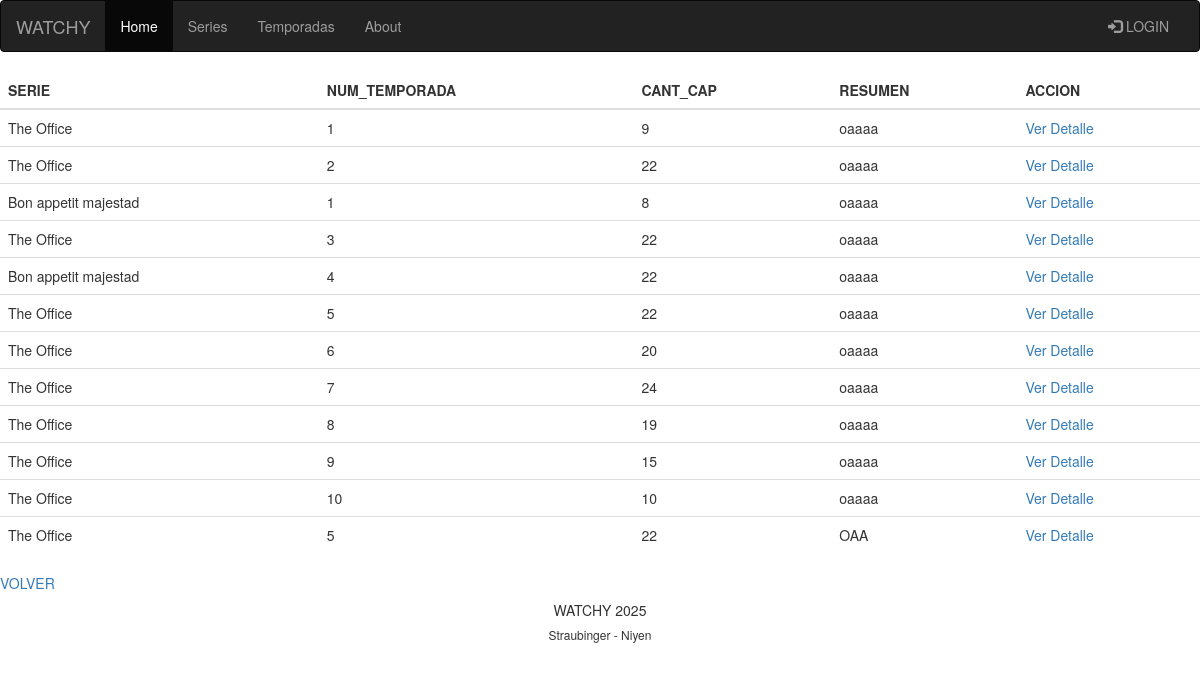
/temporadas, run on the app's committed database.
### tables this page shows
CREATE TABLE `series` (
  `id_serie` int(255) NOT NULL,
  `titulo` varchar(1000) NOT NULL,
  `genero` varchar(1000) NOT NULL,
  `cant_temporadas` int(255) NOT NULL,
  `sinopsis` text NOT NULL,
  `clasificación` int(99) NOT NULL,
  `img` varchar(500) NOT NULL
);

CREATE TABLE `temporadas` (
  `id_temporada` int(255) NOT NULL,
  `id_serie` int(255) NOT NULL,
  `num_temporada` int(255) NOT NULL,
  `cant_capitulos` int(255) NOT NULL,
  `resumen` text NOT NULL
);

### app/views/temporadas.view.phtml (called while the page is built, shortened)
<?php
    class TemporadasView {
        function showAllTemporadas($temporadas,$series, $error, $user){
            require_once '././templates/temporadas.phtml';
        }
    }
?>

### app/controllers/temporadas.controller.php (called while the page is built, shortened)
<?php
    require_once './app/models/temporadas.model.php';
    require_once './app/views/temporadas.view.phtml';
    require_once './app/models/series.model.php';
    class TemporadasController {
        public function __construct(){
            $this->Model = new ModelTemporadas();
            $this->View = new TemporadasView();
            $this->modelSerie = new SeriesModel();
        }
        public function showTemporadas($request){
            $temporadas = $this->Model->getAllTemporadas();
            $series = $this->modelSerie->getAllSeries();
            $this->View->showAllTemporadas($temporadas,$series,"", $request->user);
        }
    }
?>

### app/models/series.model.php (called while the page is built, shortened)
<?php
class SeriesModel{
    private $db;
    function __construct() {
        $this->db = new PDO('mysql:host=localhost;dbname=tpe_web2s;charset=utf8', 'root', '');
    }
    function getAllSeries (){
        $query = $this->db->prepare('SELECT * FROM series');
        $query->execute();
        $series = $query->fetchAll(PDO::FETCH_OBJ);
        return $series;
    }
}

### app/models/temporadas.model.php (called while the page is built, shortened)
<?php
    class ModelTemporadas {
        function __construct(){
            $this->db = new PDO('mysql:host=localhost;'.'dbname=tpe_web2s;charset=utf8', 'root', '');
        }
       function getAllTemporadas (){
        $query = $this->db->prepare('SELECT * FROM temporadas');
        $query->execute();
        $temporadas = $query->fetchAll(PDO::FETCH_OBJ);
        return $temporadas;
    }
    }
?>

### templates/temporadas.phtml (the view, shortened to what this page needs)
<?php require_once 'layout/header.phtml' ?>
<div>
    <table class="table">
        <thead class="thead-dark">
        <tr>
            <th scope="col">SERIE</th>
            <th scope="col">NUM_TEMPORADA</th>
            <th scope="col">CANT_CAP</th>
            <th scope="col">RESUMEN</th>
            <th scope="col">ACCION</th>
        </tr>
        </thead>
        <tbody>
        <?php foreach ($temporadas as $temporada):?>
        <tr>
            <?php foreach ($series as $serie): ?>
            <?php if ($serie->id_serie === $temporada->id_serie): ?>
            <td><?=$serie->titulo?></td>
            <?php endif;?>
            <?php endforeach;?>
            <td><?=$temporada->num_temporada?></td>
            <td><?=$temporada->cant_capitulos?></td>
            <td><?=$temporada->resumen?></td>
            <td><a href='temporadas/<?=$temporada->id_temporada?>'>Ver Detalle</a></td>
        </tr>
            <?php endforeach; ?>
            </tbody>
    </table>
    <a href="home">VOLVER</a>
</div>
<?php require_once 'layout/footer.phtml' ?>

### data on the page
temporadas: num_temporada "1", cant_capitulos "9", resumen "oaaaa"
series: titulo "The Office"
temporadas: num_temporada "2", cant_capitulos "22", resumen "oaaaa"
temporadas: num_temporada "1", cant_capitulos "8", resumen "oaaaa"
series: titulo "Bon appetit majestad"
temporadas: num_temporada "3", cant_capitulos "22", resumen "oaaaa"
temporadas: num_temporada "4", cant_capitulos "22", resumen "oaaaa"
temporadas: num_temporada "5", cant_capitulos "22", resumen "oaaaa"
temporadas: num_temporada "6", cant_capitulos "20", resumen "oaaaa"
temporadas: num_temporada "7", cant_capitulos "24", resumen "oaaaa"
temporadas: num_temporada "8", cant_capitulos "19", resumen "oaaaa"
temporadas: num_temporada "9", cant_capitulos "15", resumen "oaaaa"
temporadas: num_temporada "10", cant_capitulos "10", resumen "oaaaa"
temporadas: num_temporada "5", cant_capitulos "22", resumen "OAA"
